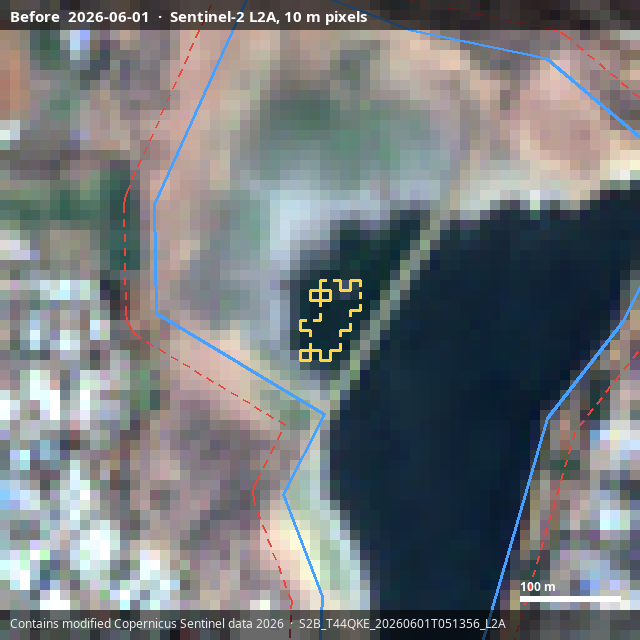
#> input picture pitch/img/candidate-before.png, 640 x 640 px, given in place of s2-hyderabad.jpg, which was not available
$ python deck_images.py ../img/candidate-before.png ../img/hero-hyderabad.jpg
#> lines starting #> are read from the running program, lines starting #| are printed output that depends on the picture
"""Cut the deck's images from the Sentinel-2 mosaics (mosaic.py) and the app screenshots.

Usage: py -I pitch/build/deck_images.py <dir with mosaics> <dir with app screenshots>
"""
import sys
from pathlib import Path
from PIL import Image, ImageEnhance

Image.MAX_IMAGE_PIXELS = None
SRC, SHOTS = Path(sys.argv[1]), Path(sys.argv[2])
OUT = Path(__file__).resolve().parent.parent / "img"
OUT.mkdir(exist_ok=True)


def save(im: Image.Image, name: str, size: tuple[int, int], q: int = 82) -> None:
    im = im.convert("RGB").resize(size, Image.LANCZOS)
    im.save(OUT / name, quality=q, optimize=True, progressive=True)
    print(name, size, (OUT / name).stat().st_size // 1024, "KB")


def crop_ratio(im: Image.Image, ratio: float, cx: float = .5, cy: float = .5) -> Image.Image:
    w, h = im.size
    if w / h > ratio:
        nw = int(h * ratio); x = int((w - nw) * cx); return im.crop((x, 0, x + nw, h))
    nh = int(w / ratio); y = int((h - nh) * cy); return im.crop((0, y, w, y + nh))


plain = Image.open(SRC / "s2-hyderabad.jpg")
#> plain is the input picture: PIL image 640x640 RGB; mean R, G, B 115, 119.8, 122.8
lakes = Image.open(SRC / "s2-hyderabad-lakes.jpg")
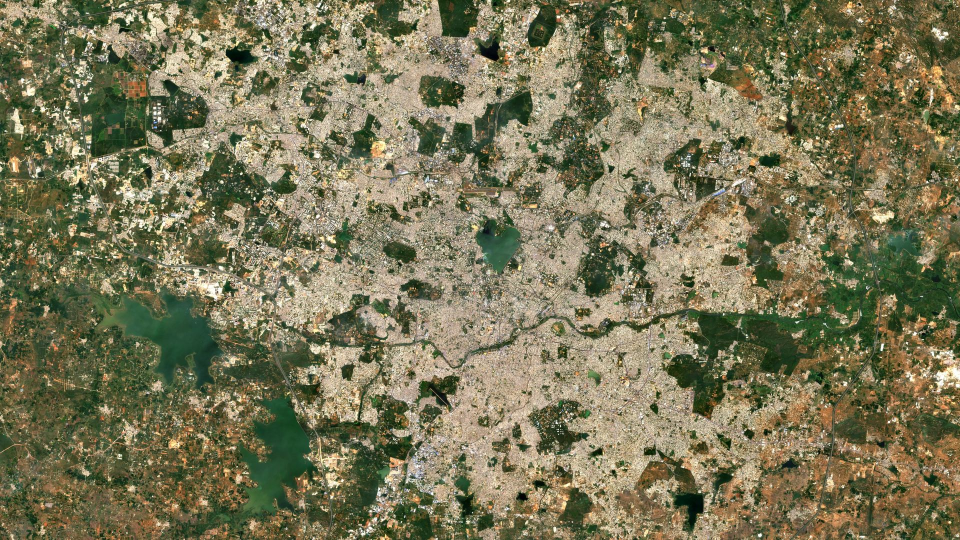
#> input picture pitch/img/hero-hyderabad.jpg, 1920 x 1080 px, given in place of s2-hyderabad-lakes.jpg, which was not available (shown at 1/2 size)
#> lakes is the input picture: PIL image 1920x1080 RGB; mean R, G, B 121.3, 117.7, 86.3
save(crop_ratio(plain, 16 / 9, cy=.45), "hero-hyderabad.jpg", (1920, 1080), 78)
#> in crop_ratio, `return im.crop((0, y, w, y + nh))`:
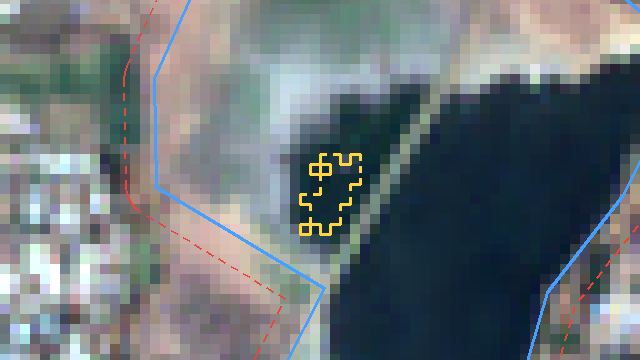
#> returned value: PIL image 640x360 RGB; mean R, G, B 107.5, 115.9, 120
#| hero-hyderabad.jpg (1920, 1080) 700 KB
save(crop_ratio(lakes, 16 / 9, cy=.45), "lakes-wide.jpg", (1920, 1080), 78)
#| lakes-wide.jpg (1920, 1080) 549 KB
save(crop_ratio(lakes, 0.8, cx=.45), "lakes-tall.jpg", (1000, 1250), 80)
#> call 3 of crop_ratio, with ratio = 0.8, cx = 0.45, cy = 0.5
#> in crop_ratio (call 3), `return im.crop((x, 0, x + nw, h))`:
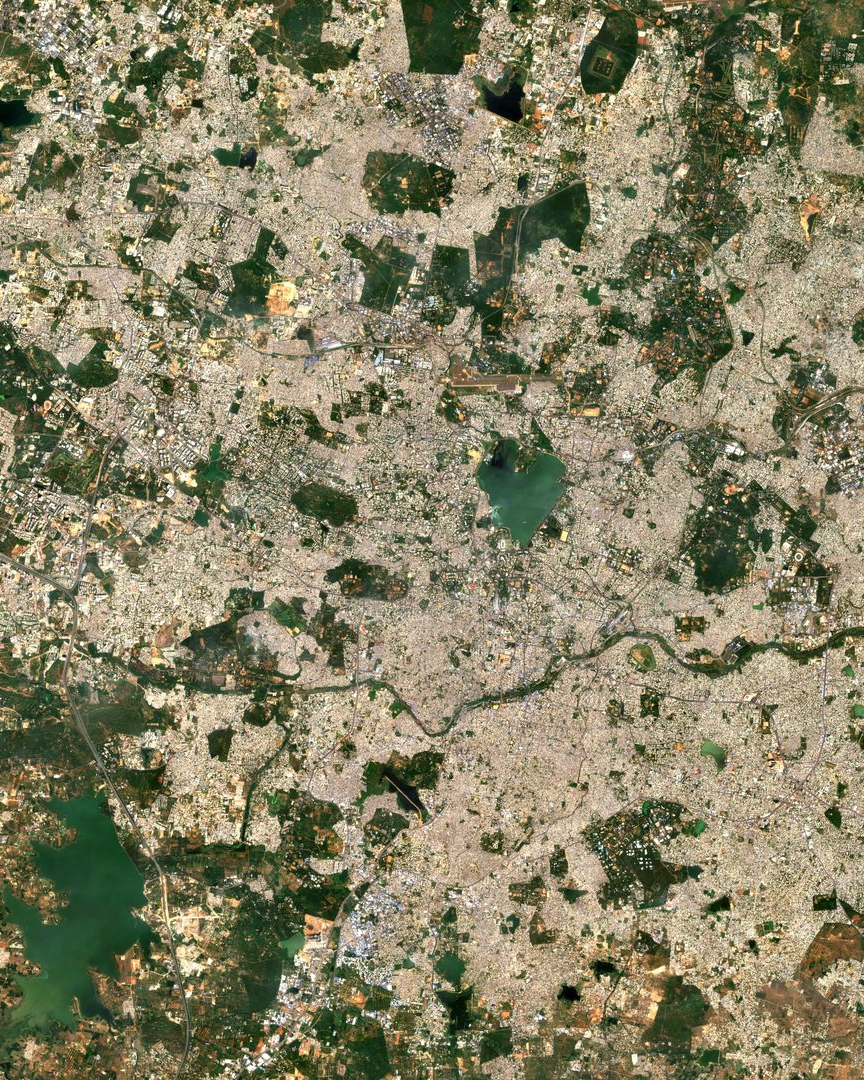
#> returned value: PIL image 864x1080 RGB; mean R, G, B 134.7, 130.2, 101.8
#| lakes-tall.jpg (1000, 1250) 357 KB

desk = Image.open(SHOTS / "real-kapra.png")
save(desk, "app-desk-kapra.jpg", (1600, 1000), 86)
#> call 4 of save, with name = 'app-desk-kapra.jpg', size = (1600, 1000), q = 86
#> in save (call 4), `im = im.convert("RGB").resize(size, Image.LANCZOS)`:
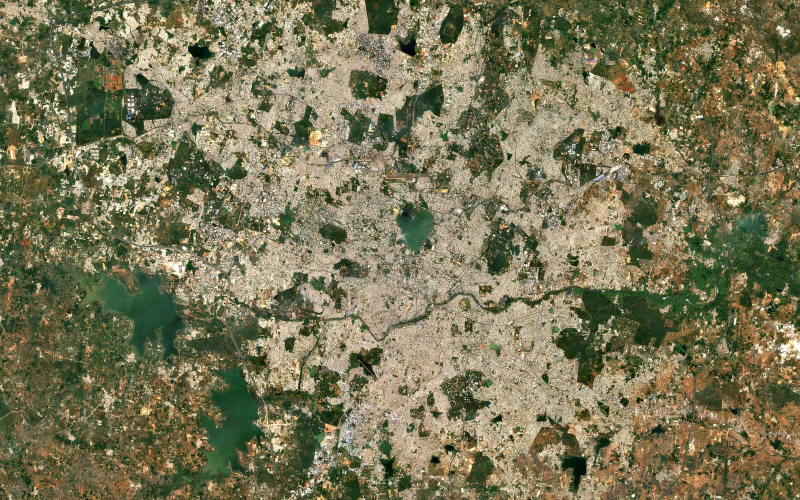
#> im: PIL image 1600x1000 RGB (shown at 1/2 size); mean R, G, B 121.3, 117.7, 86.3
#> (the run stopped early here; a loop or call above may not have finished)
